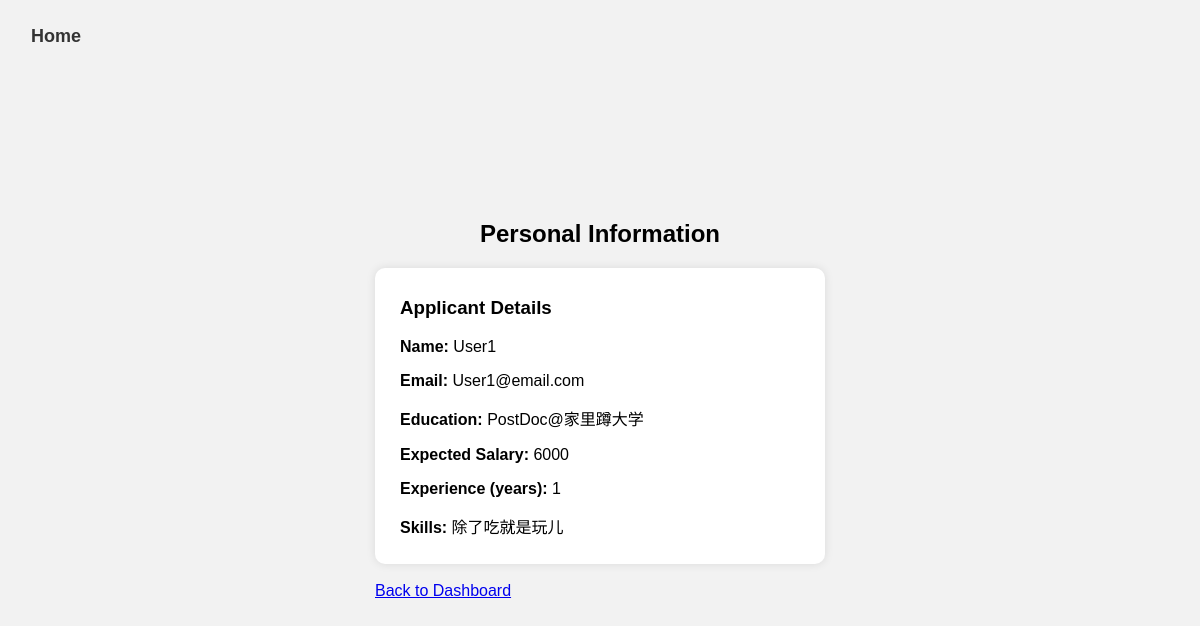
/view_personal_info/User1@email.com, run on an earlier commit of the app's database.
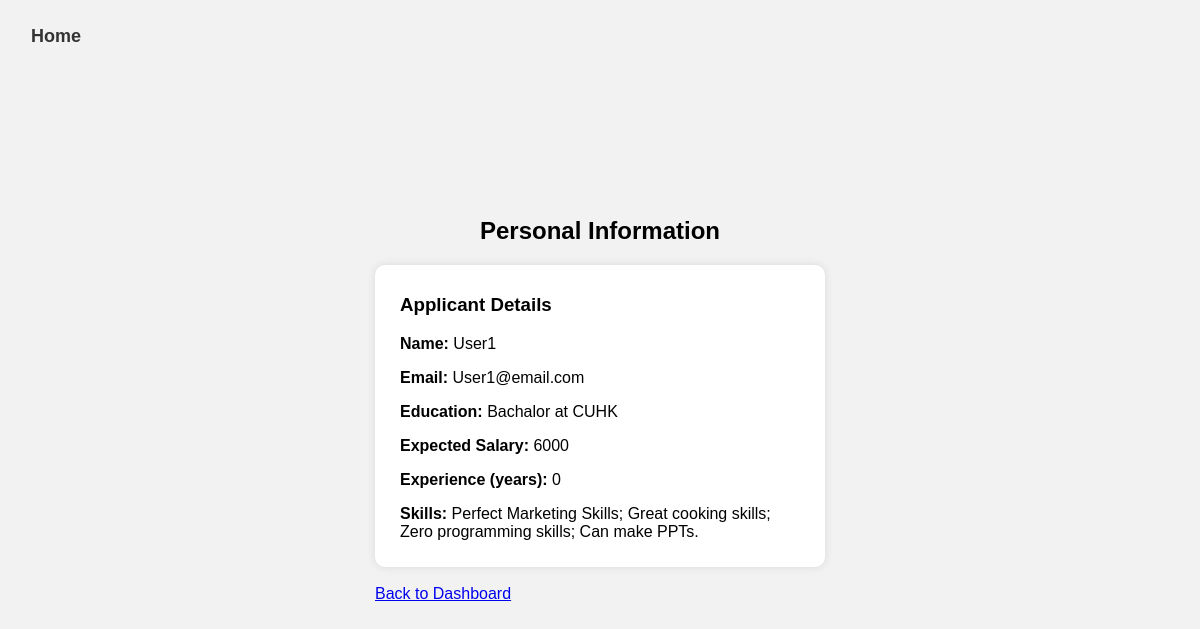
And on a later commit of the database.
### util/models.py (models this page shows, shortened)
class User(db.Model, UserMixin):
    User_Email = db.Column(db.String(50), primary_key=True)
    User_Name = db.Column(db.String(50), nullable=False)
    User_Password = db.Column(db.String(50), nullable=False)
    applied_jobs = db.relationship('Job', secondary='job_application')
    User_Info_ID = db.Column(db.Integer, db.ForeignKey('personal_info.Info_ID'), nullable=False)
    personal_info = db.relationship('Personal_Info', backref='user', uselist=False)

class Personal_Info(db.Model):
    __tablename__ = 'personal_info'
    Info_ID = db.Column(db.Integer, primary_key=True)
    Info_Salary = db.Column(db.Integer, nullable=True) # expected salary
    Info_Education = db.Column(db.String(255), nullable=True) # education
    Info_Experience = db.Column(db.Integer, nullable=True) # years of experience
    Info_Skills = db.Column(db.String(1024), nullable=True) # skills

### util/route.py (the view)
@main_routes.route('/view_personal_info/<string:user_email>')
def view_personal_info(user_email):
    user = User.query.filter_by(User_Email=user_email).first()
    if user:
        return render_template('view_personal_info.html', user=user)
    else:
        flash('User not found.', 'danger')
        return redirect(url_for('main_routes.hr_dashboard'))

### templates/view_personal_info.html (shortened to what this page needs)
<!DOCTYPE html>
<html lang="en">
<head>
    <link rel="stylesheet" type="text/css" href="{{ url_for('static', filename='personal_info.css') }}">
</head>
<body>
    <button id="home-link" onclick="window.location.href='/'">Home</button>
    <div class="content-container">
        <h2 style="text-align: center;">Personal Information</h2>
        <div class="info_display">
            <h3>Applicant Details</h3>
            <p><strong>Name:</strong> {{ user.User_Name }}</p>
            <p><strong>Email:</strong> {{ user.User_Email }}</p>
            {% if user.personal_info %}
                <p><strong>Education:</strong> {{ user.personal_info.Info_Education }}</p>
                <p><strong>Expected Salary:</strong> {{ user.personal_info.Info_Salary }}</p>
                <p><strong>Experience (years):</strong> {{ user.personal_info.Info_Experience }}</p>
                <p><strong>Skills:</strong> {{ user.personal_info.Info_Skills }}</p>
            {% else %}
                <p>No personal information available.</p>
            {% endif %}
        </div>
        <br>
        <a href="{{ url_for('main_routes.hr_dashboard') }}">Back to Dashboard</a>
    </div>
    <br>
</body>
</html>

### static/personal_info.css (style rules this page uses)
body { font-family: 'Arial', sans-serif; display: flex; justify-content: center; align-items: center; background-color: #f2f2f2; height: 100vh; margin: 0; }
.info_display { width: 400px; background-color: #ffffff; padding: 20px; padding-top: 10px; padding-left: 25px; padding-right: 25px; padding-bottom: 10px; border-radius: 10px; box-shadow: 0 0 10px rgba(0, 0, 0, 0.1); }
#home-link { position: fixed; font-size: large; top: 25px; left: 25px; text-decoration: none; color: #333; font-weight: bold; background: none; border: none; cursor: pointer; }

What changed in the data, as far as the page shows it:
changed Personal_Info: personal_info.Info_Education "PostDoc@家里蹲大学" → "Bachalor at CUHK"; personal_info.Info_Experience "1" → "0"; personal_info.Info_Skills "除了吃就是玩儿" → "Perfect Marketing Skills; Great cooking skills; Zero programming skills; Can make PPTs."
